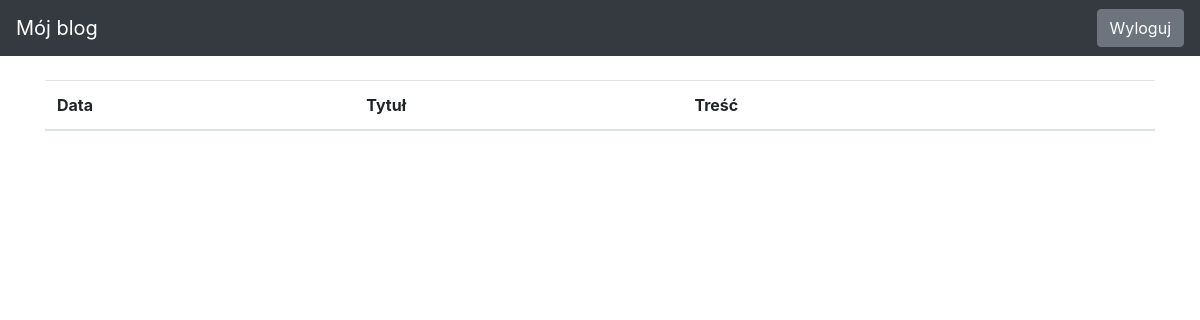
The page /drafts/ (signed in) on the database as committed earlier.
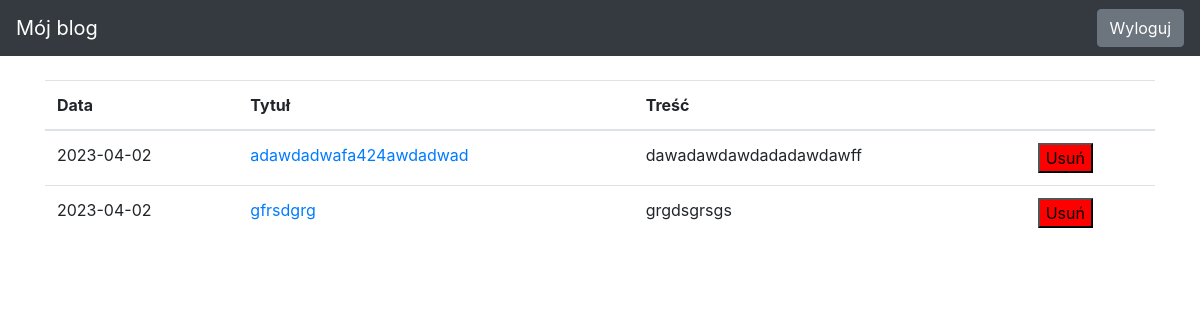
The same page on the database as committed later.
### blog/models.py (models this page shows)
class Entry(db.Model):
    id = db.Column(db.Integer, primary_key=True)
    title = db.Column(db.String(80), nullable=False)
    body = db.Column(db.Text, nullable=False)
    pub_date = db.Column(db.DateTime, nullable=False, default=datetime.datetime.utcnow)
    is_published = db.Column(db.Boolean, default=False)

### blog/routes.py (the view)
@app.route("/drafts/", methods=["GET"])
@login_required
def list_drafts():
    drafts = Entry.query.filter_by(is_published=False).order_by(Entry.pub_date.desc())
    return render_template("drafts.html", drafts=drafts)

### blog/routes.py (called while the page is built)
def login_required(view_func):
    @functools.wraps(view_func)
    def check_permissions(*args, **kwargs):
        if session.get("logged_in"):
            return view_func(*args, **kwargs)
        return redirect(url_for("login", next=request.path))
    return check_permissions

### blog/templates/drafts.html
{% extends "base.html" %}
{% block content %}
<table class="table">
	<thead>
		<tr>
			<th scope="col">Data</th>
			<th scope="col">Tytuł</th>
			<th scope="col">Treść</th>
			<th scope="col"></th>
		</tr>
	</thead>
	<tbody>
		{% for post in drafts %}
		<tr>
			<td>
				{{ post.pub_date.strftime('%Y-%m-%d') }}
			</td>
			<td>
				<a href="{{ url_for('create_or_edit_entry', entry_id=post.id) }}">
					{{ post.title }}
				</a>
			</td>
			<td>{{ post.body|truncate(100, true) }}</td>
			<td>
				<form method="post">
					<button formaction="{{ url_for('delete_entry', entry_id=post.id) }}"
						style="background-color:red">Usuń</button>
				</form>
			</td>
		</tr>
		{% endfor %}
	</tbody>
</table>
{% endblock %}

Rows that differ between the two databases and show on the page:
added Entry: pub_date "2023-04-02", title "adawdadwafa424awdadwad", body "dawadawdawdadadawdawff"
added Entry: pub_date "2023-04-02", title "gfrsdgrg", body "grgdsgrsgs"
